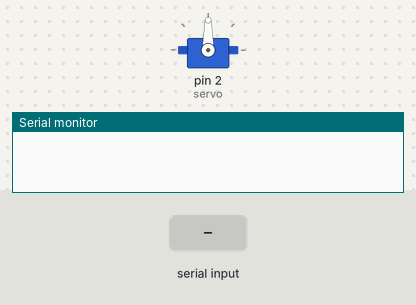
Recording of a sketch running on a simulated Arduino Uno, built with avr-gcc and run on an emulated ATmega328P. Shown: servo, the last lines printed to the serial monitor. The test bench sets the inputs (shaded band).

Above: at 1.2 s.
1.3 s: "=" received over Serial
At 2.5 s:
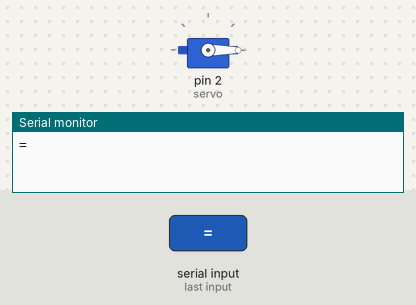
2.8 s: "90,45\n" received over Serial
4.3 s: "5\n" received over Serial
Timing chart, 0 to 7.3 s (numbered marks = the images above; inputs shaded):
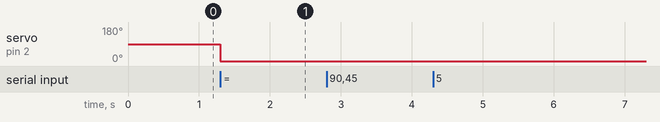

Measured:
- after the input at 1.3 s, servo on pin 2 (servo): 90° → 0° at once

The sketch:

4-3.ino
```cpp
#include <Keypad.h>
#include <Servo.h>

Servo servo;
String degStr;

void setup() {
  // put your setup code here, to run once:
  Serial.begin(9600);
  servo.attach(2,1000,2000);
}

void loop() {
  // put your main code here, to run repeatedly:
    if (Serial.available() > 0) {

    char input = Serial.read();
    Serial.print(input);
    if(input == '='){
      Serial.println("");
      servo.write(degStr.toInt());
      input = "";
      degStr = "";
      delay(1000);
      }
    else{
      degStr += input;
      }
  }
}
```
